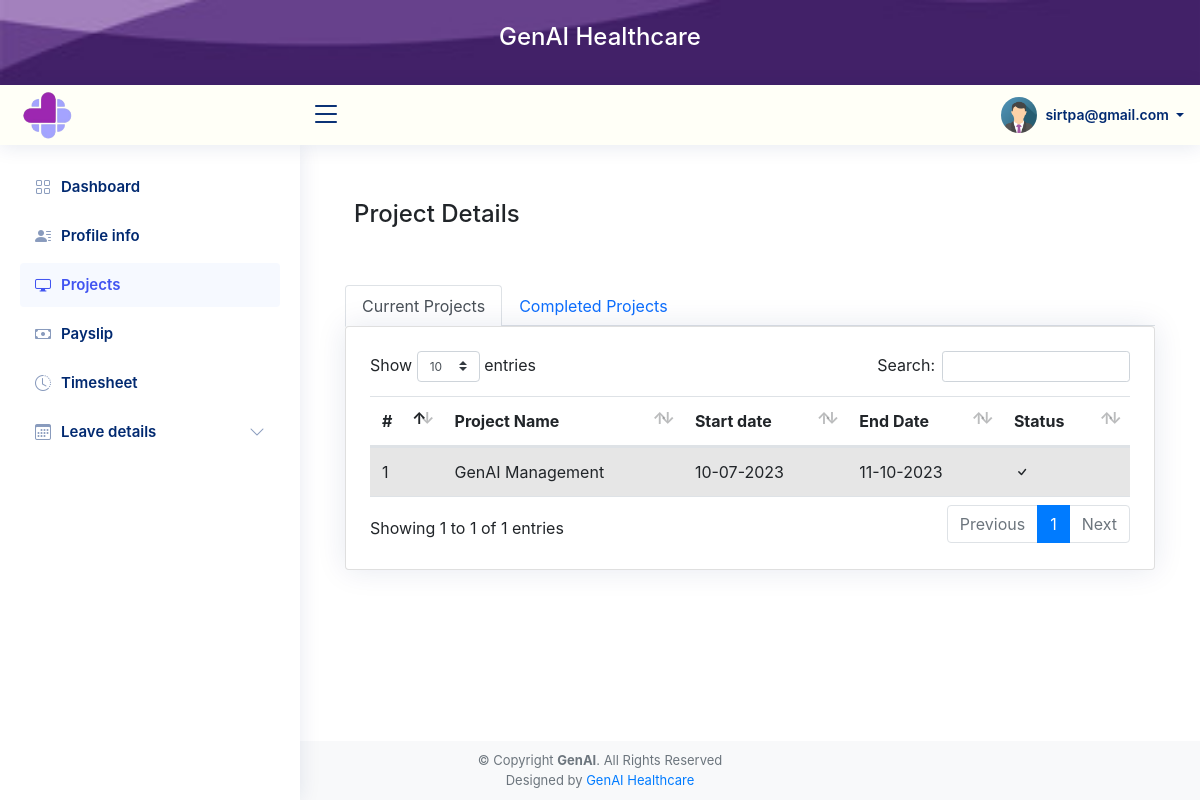
/myProject.php (signed in), run on the app's committed database.
### tables this page shows
CREATE TABLE IF NOT EXISTS `project_allocation` (
  `p_id` int NOT NULL AUTO_INCREMENT,
  `prj_name` varchar(255) NOT NULL,
  `s_date` varchar(150) NOT NULL,
  `e_date` varchar(150) NOT NULL,
  `name` varchar(255) NOT NULL,
  `status` varchar(255) DEFAULT NULL,
  `approved_status` int DEFAULT NULL,
  PRIMARY KEY (`p_id`)
);

### myProject.php (the view, shortened to what this page needs)
<?php
require 'config/conn.php';
?>
<!DOCTYPE html>
<html lang="en">
<head>
  <link href="assets/vendor/bootstrap/css/bootstrap.min.css" rel="stylesheet">
  <link href="assets/vendor/bootstrap-icons/bootstrap-icons.css" rel="stylesheet">
  <link href="assets/vendor/boxicons/css/boxicons.min.css" rel="stylesheet">
  <link href="assets/vendor/quill/quill.snow.css" rel="stylesheet">
  <link href="assets/vendor/quill/quill.bubble.css" rel="stylesheet">
  <link href="assets/vendor/remixicon/remixicon.css" rel="stylesheet">
  <link href="assets/vendor/simple-datatables/style.css" rel="stylesheet">
  <link href="assets/vendor/jquery/jquery.js" rel="stylesheet">
  <link href="assets/css/style.css" rel="stylesheet">
  <link href="./assets/vendor/fontawesome-free/css/all.min.css" rel="stylesheet" type="text/css">
<link href="./assets/vendor/datatables/dataTables.bootstrap4.min.css" rel="stylesheet">
    <link href="./assets/vendor/fontawesome-free/css/all.min.css" rel="stylesheet" type="text/css">
    <link rel="stylesheet" href="https://cdnjs.cloudflare.com/ajax/libs/font-awesome/4.7.0/css/font-awesome.min.css">
<link href="https://cdn.jsdelivr.net/npm/bootstrap@5.2.3/dist/css/bootstrap.min.css" rel="stylesheet">
  <link rel="stylesheet" href=
"//maxcdn.bootstrapcdn.com/bootstrap/4.0.0/css/bootstrap.min.css">
    <link rel="stylesheet" href=
"https://cdn.jsdelivr.net/npm/bootstrap-icons@1.3.0/font/bootstrap-icons.css">
</head>
<body>
  <div class="fixed-top">
    <div class="container-fluid  navbar-cg p-2" style="margin-bottom:-15px; background-image: url('./assets/img/240_F_303562524_QfNWIptUFfYdGbR0AdcA0wJ0pZuJfW2w.jpg');
  background-color: #5C00A3;
  height: 500px;
  background-position: bottom;
  background-repeat: no-repeat;
  background-size: cover; color:white; height:100px; position:sticky;">
      <center>
        <h4 style="margin-top:15px;">GenAI Healthcare</h4>
      </center>
    </div>
    <header id="header" class="header fixed d-flex align-items-center" style="position: sticky;">
      <div class="d-flex align-items-center justify-content-between">
        <a href="./dashboard.php" class="logo d-flex align-items-center">
               <img src="./assets/img/genAI-logo.png" alt="" width="55" height="55">
        </a>
        <i class="bi bi-list toggle-sidebar-btn"></i>
      </div>
      <nav class="header-nav ms-auto">
        <ul class="d-flex align-items-center">
          <li class="nav-item dropdown pe-3">
            <a class="nav-link nav-profile d-flex align-items-center pe-0" href="#" data-bs-toggle="dropdown">
              <img src="assets/img/img_avatar.png" alt="Profile" class="rounded-circle">
              <span class="d-none d-md-block dropdown-toggle ps-2"><?php
                                                                    echo $_SESSION['uname'];
                                                                    ?>
              </span>
            </a>
          </li>
        </ul>
      </nav>
    </header>
  </div>
<aside id="sidebar" class="sidebar" style="margin-top: 85px; ">
<ul class="sidebar-nav" id="sidebar-nav">
  <li class="nav-item">
    <a class="nav-link collapsed" href="./dashboard.php">
      <i class="bi bi-grid"></i>
      <span>Dashboard</span>
    </a>
  </li>
    <?php
  if ($_SESSION['role'] == 'Employee') {
    ?>
    <li class="nav-item">
      <a class="nav-link collapsed" href="addProfile.php">
        <i class="bi bi-person-lines-fill"></i>
        <span>Profile info</span></a>
    </li>
    <li class="nav-item">
      <a class="nav-link " href="myProject.php">
        <i class="bi bi-display"></i>
        <span>Projects</span></a>
    </li>
    <li class="nav-item">
      <a class="nav-link collapsed" href="getPayslip.php">
        <i class="bi bi-cash"></i>
        <span>Payslip</span></a>
    </li>
    <li class="nav-item">
      <a class="nav-link collapsed" href="timesheet.php">
        <i class="bi bi-clock-history"></i>
        <span>Timesheet</span></a>
    </li>
    <li class="nav-item">
      <a class="nav-link collapsed" data-bs-target="#leave-nav" data-bs-toggle="collapse" href="#students-nav">
        <i class=" bi bi-calendar3"></i> <span>Leave details</span><i class="bi bi-chevron-down ms-auto"></i>
      </a>
    </li>
</ul>
<?php } ?>
</aside>
  <main id="main" class="main">
  <br><br><br><br>
    <div class="pagetitle">
     <h4 class="ml-4 mt-4">Project Details</h4><br><br>
                <div class="container-fluid">
                    <ul class="nav nav-tabs" id="myTab" role="tablist">
                        <li class="nav-item">
                            <a class="nav-link active" id="home-tab" data-toggle="tab" href="#home" role="tab" aria-controls="home" aria-selected="true">Current Projects</a>
                        </li>
                        <li class="nav-item">
                            <a class="nav-link" id="profile-tab" data-toggle="tab" href="#profile" role="tab" aria-controls="profile" aria-selected="false">Completed Projects</a>
                        </li>
                    </ul>
                    <div class="tab-content" id="myTabContent">
                        <div class="tab-pane fade show active" id="home" role="tabpanel" aria-labelledby="home-tab">
                            <div class="card">
                                <div class="container p-4" style="overflow:auto">
                                    <table class="table table-striped" id="dataTable">
                                        <thead>
                                            <tr class="">
                                                <th>
                                                    #
                                                </th>
                                                <th>
                                                    Project Name
                                                </th>
                                                <th>
                                                    Start date
                                                </th>
                                                <th>
                                                    End Date
                                                </th>
                                                <th>
                                                    Status
                                                </th>
                                            </tr>
                                        </thead>
                                        <tbody>
                                        <?php
$na = "SELECT name FROM employee_details WHERE email ='".$_SESSION['uname']."'";
$res =$connect->query($na);
while ( $row3 = $res->fetch_array()) {
  $name1 = $row3['name']; }
  $sql2 = "SELECT * FROM project_allocation WHERE name= '$name1' AND status =1 AND approved_status =0 ORDER BY `s_date` DESC";
  $result2 = $connect->query($sql2);
  if($result2 !== false)
  {
  $i = 1;
  $output = '';
  while ( $row = $result2->fetch_array()) {
    $name = $row['prj_name'];
    $date1 = $row['s_date'];
    $date2 = $row['e_date'];
      $output .= '<tr>
      <td>' . $i . '</td>
      <td>'.$name.'</td>
         <td>'.date('d-m-Y', strtotime($date1)). ' </td>
                                                <td>  '.date('d-m-Y', strtotime($date2)).'
                                                </td>
      <td style="white-space: nowrap;">
          <i class="bi bi-check mr-4" title="Approve" onclick="approveProject(' . $row['p_id'] . ')"></i>
      </td>
      </tr>';
      $i++;
  }
  echo $output;
}
                                            ?>
                                        </tbody>
                                    </table>
                                </div>
                            </div>
                        </div>
                        </div>
                    </div>
                </div>
            </main>
   <footer style="    text-align: center;
   padding: 10px;
    position: fixed;
   font-size:small;
    bottom: 0;
    left: 0;
    right: 0;" class="text-center text-lg-start bg-light text-muted">
      <div class="copyright">
        &copy; Copyright <strong><span>GenAI</span></strong>. All Rights Reserved
      </div>
      <div class="credits">
        Designed by <a href="https://www.genaihealth.care/">GenAI Healthcare</a>
      </div>
    </footer>
    <link rel="stylesheet" href="https://cdnjs.cloudflare.com/ajax/libs/limonte-sweetalert2/7.2.0/sweetalert2.min.css">
</body>
</html>

### assets/css/style.css (style rules this page uses)
:root { scroll-behavior: smooth; }
body { font-family: "Open Sans", sans-serif; background: #f6f9ff; color: #444444; }
a { color: #7500D1; text-decoration: none; }
h1, h2, h3, h4, h5, h6 { font-family: "Nunito", sans-serif; }
#main { margin-top: 60px; padding: 20px 30px; transition: all 0.3s; }
.pagetitle { margin-bottom: 10px; }
.card { margin-bottom: 30px; border: none; border-radius: 5px; box-shadow: 0px 0 30px rgba(1, 41, 112, 0.1); }
.logo { line-height: 1; }
@media (min-width: 1200px) { .logo { width: 280px; } }
.logo img { max-height: 80px; margin-right: 6px; }
.header { transition: all 0.5s; z-index: 997; height: 60px; box-shadow: 0px 2px 20px rgba(1, 41, 112, 0.1); background-color: #FF0000; padding-left: 20px; }
.header .toggle-sidebar-btn { font-size: 32px; padding-left: 10px; cursor: pointer; color: #012970; }
.header-nav ul { list-style: none; }
.header-nav>ul { margin: 0; padding: 0; }
.header-nav .nav-profile { color: #012970; }
.header-nav .nav-profile img { max-height: 36px; }
.header-nav .nav-profile span { font-size: 14px; font-weight: 600; }
.sidebar { position: fixed; top: 60px; left: 0; bottom: 0; width: 300px; z-index: 996; transition: all 0.3s; padding: 20px; overflow-y: auto; scrollbar-width: thin; scrollbar-color: #aab7cf transparent; box-shadow: 0px 0px 20px rgba(1, 41, 112, 0.1); background-color: #fff; }
@media (min-width: 1200px) { #main, #footer { margin-left: 300px; } }
.sidebar-nav { padding: 0; margin: 0; list-style: none; }
.sidebar-nav li { padding: 0; margin: 0; list-style: none; }
.sidebar-nav .nav-item { margin-bottom: 5px; }
.sidebar-nav .nav-link { display: flex; align-items: center; font-size: 15px; font-weight: 600; color: #4154f1; transition: 0.3; background: #f6f9ff; padding: 10px 15px; border-radius: 4px; }
.sidebar-nav .nav-link i { font-size: 16px; margin-right: 10px; color: #4154f1; }
.sidebar-nav .nav-link.collapsed { color: #012970; background: #fff; }
.sidebar-nav .nav-link.collapsed i { color: #899bbd; }
.sidebar-nav .nav-link .bi-chevron-down { margin-right: 0; transition: transform 0.2s ease-in-out; }

### myProject.php (style rules this page uses)
.header { color:grey; transition: all 0.5s; z-index: 997; height: 60px; box-shadow: 0px 2px 20px rgba(1, 41, 112, 0.1); background-color: #FFFFF7; padding-left: 20px; }

### data on the page
project_allocation: prj_name "GenAI Management", s_date "10-07-2023", e_date "11-10-2023"

### other printed values
$_SESSION['uname'] "sirtpa@gmail.com"
